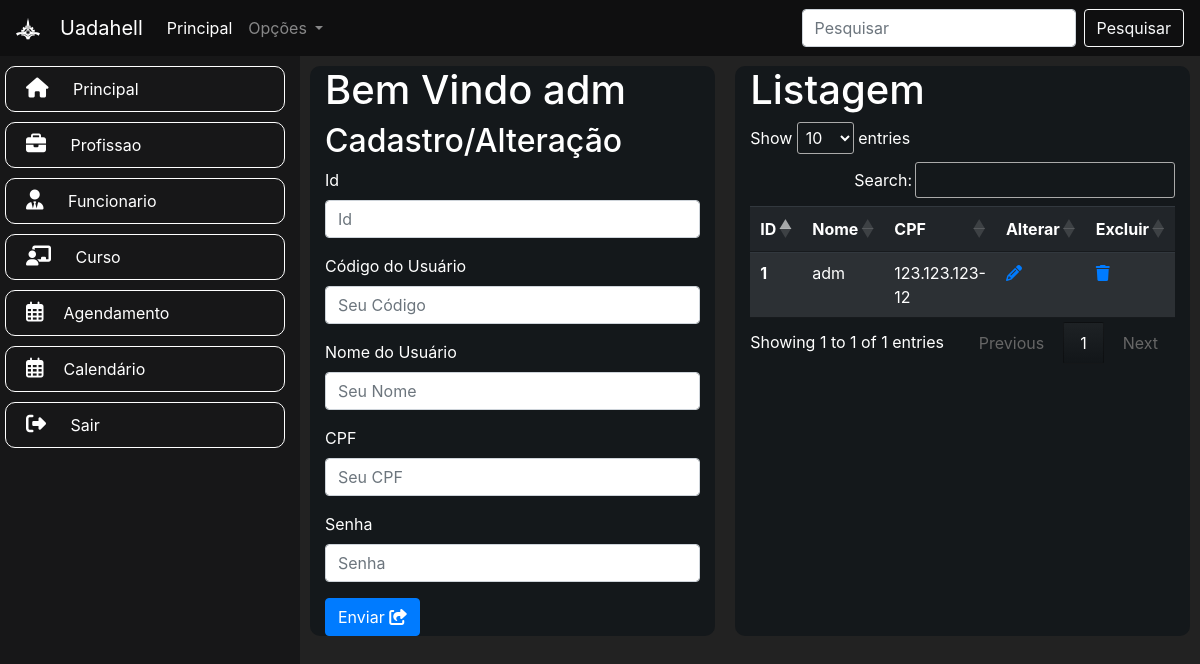
The app's page /principal.php (signed in) with its own data.
### tables this page shows
CREATE TABLE usuario(
	id INT PRIMARY KEY NOT NULL AUTO_INCREMENT,
    codigo VARCHAR(45),
    nome VARCHAR (45),
    cpf VARCHAR (45),
    senha VARCHAR(45)
);

### principal.php (the view, shortened to what this page needs)
<?php
include 'conexao.php';
$destino = "./usuario/inserir.php";
?>
<!DOCTYPE html>
<html lang="pt-br">
<head>
    <link rel="stylesheet" href="resources\style.css">
    <link rel="stylesheet" href="https://cdnjs.cloudflare.com/ajax/libs/animate.css/4.1.1/animate.min.css" />
    <link rel="stylesheet" href="https://cdnjs.cloudflare.com/ajax/libs/font-awesome/6.4.2/css/all.min.css"
 />
    <link rel="stylesheet" href="https://stackpath.bootstrapcdn.com/bootstrap/4.1.3/css/bootstrap.min.css"
>
    <link rel="stylesheet" href="https://cdn.datatables.net/1.13.6/css/jquery.dataTables.css">
</head>
<body style="background-color: #222222">
    <?php include('nav.php'); ?>
    <div class="container-fluid">
        <div class="row">
            <div class="col-md-3 menu animate__animated animate__fadeInLeft">
                <?php include 'menu.php'; ?>
            </div>
            <div class="col-md-9">
                <div class="row">
                    <div class="col-md cartao">
                        <h1>Bem Vindo
                            <?php echo $_SESSION['usuario'] ?>
                        </h1>
                        <h2>Cadastro/Alteração</h2>
                        <form action="<?= $destino; ?>" method="POST">
                            <div class="form-group">
                                <label>Id</label>
                                <input name="id" value="<?php echo isset($usuarios) ? $usuarios['id'] : '' ?>" type="text"
                                    class="form-control" placeholder="Id">
                            </div>
                            <div class="form-group">
                                <label>Código do Usuário</label>
                                <input name="codigo" value="<?php echo isset($usuarios) ? $usuarios['codigo'] : '' ?>"
                                    type="text" class="form-control" placeholder="Seu Código">
                            </div>
                            <div class="form-group">
                                <label>Nome do Usuário</label>
                                <input name="nome" value="<?php echo isset($usuarios) ? $usuarios['nome'] : '' ?>"
                                    type="text" class="form-control" placeholder="Seu Nome">
                            </div>
                            <div class="form-group">
                                <label>CPF</label>
                                <input id="cpf" value="<?php echo isset($usuarios) ? $usuarios['cpf'] : '' ?>" name="cpf"
                                    type="text" class="form-control" placeholder="Seu CPF">
                            </div>
                            <div class="form-group">
                                <label> Senha </label>
                                <input name="senha" value="<?php echo isset($usuarios) ? $usuarios['senha'] : '' ?>"
                                    type="text" class="form-control" placeholder="Senha" id="campoSenha">
                            </div>
                            <button type="submit" class="btn btn-primary">Enviar <i class="fa-solid fa-share-from-square"></i></button>
                        </form>
                    </div>
                    <div class="col-md cartao">
                        <h1>Listagem</h1>
                        <table class="table table-striped table-dark" id="tabela">
                            <thead>
                                <tr>
                                    <th scope="col">ID</th>
                                    <th scope="col">Nome</th>
                                    <th scope="col">CPF</th>
                                    <th scope="col">Alterar</th>
                                    <th scope="col">Excluir</th>
                                </tr>
                            </thead>
                            <tbody>
                                <?php
                                $sql = "SELECT * FROM usuario";
                                $resultado = mysqli_query($conexao, $sql);
                                while ($coluna = mysqli_fetch_array($resultado)) {
                                    ?>
                                    <tr>
                                        <th scope="row">
                                            <?php echo $coluna['id']; ?>
                                        </th>
                                        <td>
                                            <?php echo $coluna['nome']; ?>
                                        </td>
                                        <td>
                                            <?php echo $coluna['cpf']; ?>
                                        </td>
                                        <td> <a href="principal.php?alteracao=<?= $coluna['id'] ?>"> <i class="fa-solid fa-pencil"></i> </a> </td>
                                        <td><a href="<?php echo "./usuario/excluir.php?id=" . $coluna['id']; ?>"><i class="fa-solid fa-trash"></i></a>
                                        </td>
                                    <?php } ?>
                                </tr>
                            </tbody>
                        </table>
                    </div>
                </div>
            </div>
        </div>
    </div>
</body>
</body>
</html>

### resources/style.css (style rules this page uses)
.menu { min-width: 250px; height: 100vh; background-color: #171718; color: white; list-style: none; }
.cartao { background-color: rgb(20, 24, 27); color: #ffff; margin: 10px; border-radius: 10px; }

### records on screen
usuario: id "1", nome "adm", cpf "123.123.123-12"

### other values on screen
$_SESSION['usuario'] "adm"
